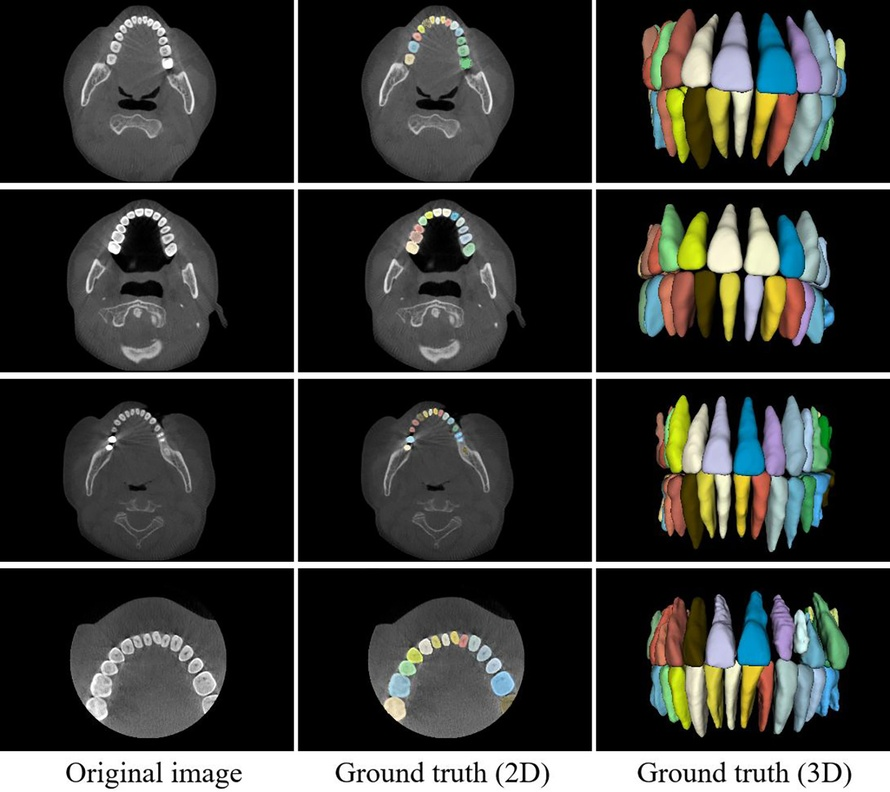
#> input picture images/3D_CBCT_Tooth_samples.jpg, 890 x 792 px, shrunk from 1500 x 1335 before the run, found by its file name; its folder holds only this picture in this run
$ python chect_mask.py
#> lines starting #> are read from the running program, lines starting #| are printed output that depends on the picture; after the words box and inside, x2 and y2 are one past the last pixel; in counts of white or black regions, pixels touching at a corner belong together
import os
from PIL import Image

def convert_to_binary_image(image_path):
    # 使用 PIL 打开图像
    with Image.open(image_path) as img:
        # 确保图像是三通道图像
#> img is the input picture: PIL image 890x792 RGB; mean R, G, B 54.1, 55.3, 52.7
        if img.mode.startswith('RGB'):
            # 将图像转换为灰度图
            gray_img = img.convert("L")
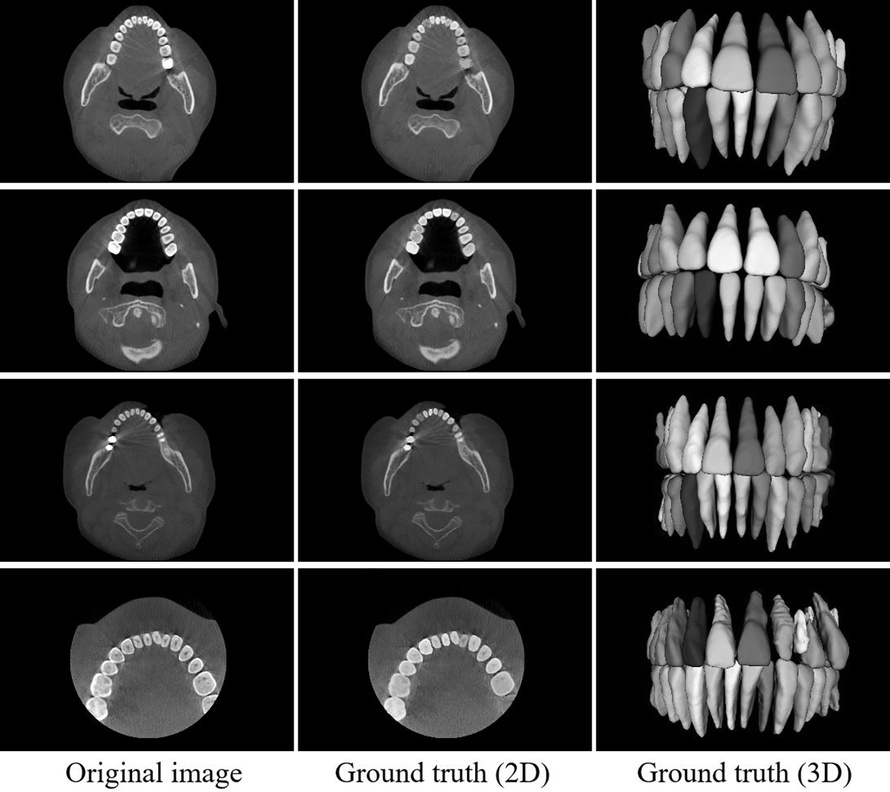
#> gray_img: PIL image 890x792 L; min 0, max 255, mean 54.7
            # 将灰度图转换为二值图像（阈值设为128）
            binary_img = gray_img.point(lambda p: 0 if p < 128 else 255, '1')
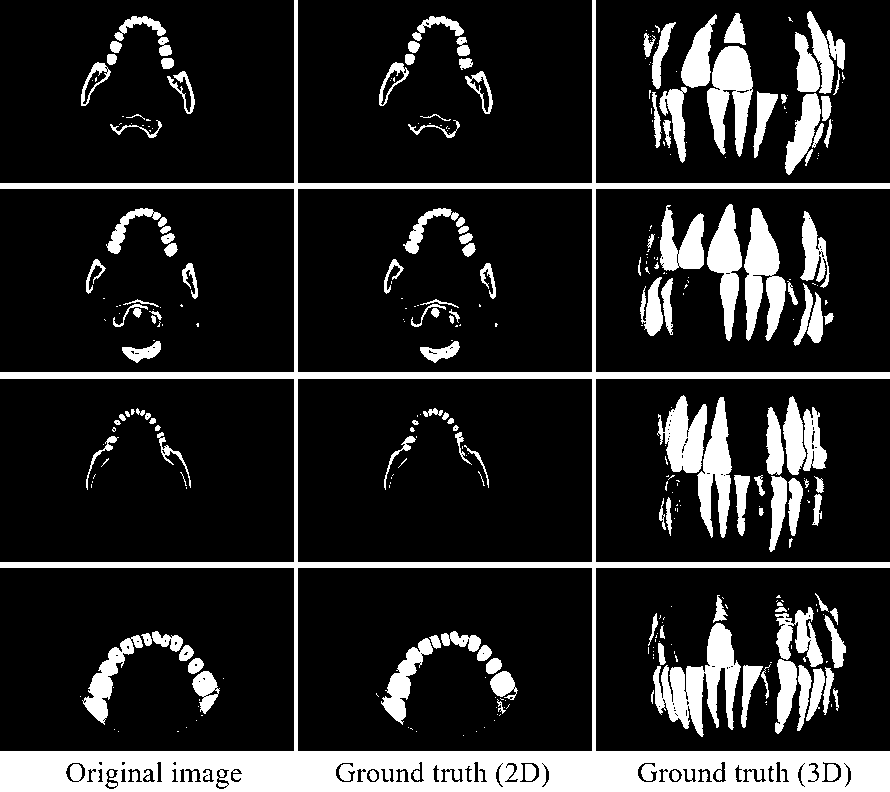
#> binary_img: PIL image 890x792 1; 16.5% white; 345 white regions (198 under 20 px), largest, box (x1, y1, x2, y2) and area: (0, 0, 890, 792) 55614, (653, 623, 741, 737) 4486, (744, 208, 786, 341) 3252
            # 保存二值图像，并替换原始图像
            binary_img.save(image_path)

if __name__ == "__main__":
    folder_path = "/root/paddlejob/workspace/env_run/output/haojing08/PMFSNet-master-multigpu/datasets/Tooth2D-X-Ray-6k/train/images"  # 替换成你的文件夹路径

    # 遍历文件夹中的所有图像文件
    for filename in os.listdir(folder_path):
        filepath = os.path.join(folder_path, filename)
        convert_to_binary_image(filepath)

$ run again, on images/3D_CBCT_Tooth_segmentation.jpg
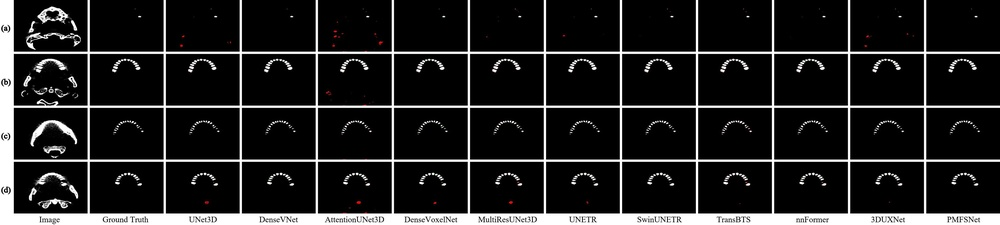
#> input picture images/3D_CBCT_Tooth_segmentation.jpg, 1000 x 225 px, shrunk from 3600 x 810 before the run, found by its file name
#> in convert_to_binary_image, img is the input picture: PIL image 1000x225 RGB; mean R, G, B 34, 33.9, 33.9
#> in convert_to_binary_image, `binary_img = gray_img.point(lambda p: 0 if p < 128 else 255, '1')`:
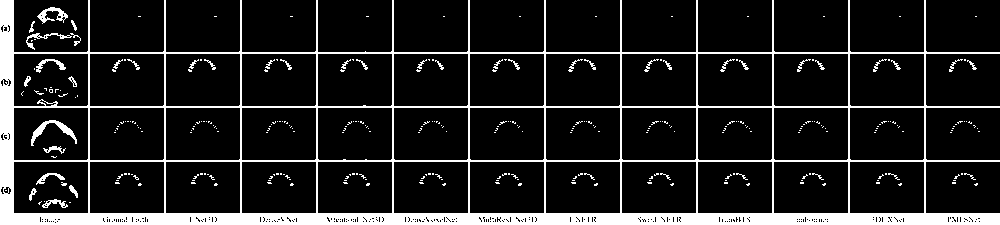
#> binary_img: PIL image 1000x225 1; 12.8% white; 323 white regions (279 under 20 px), largest, box (x1, y1, x2, y2) and area: (0, 0, 1000, 225) 25264, (31, 120, 77, 146) 307, (37, 7, 68, 24) 209
